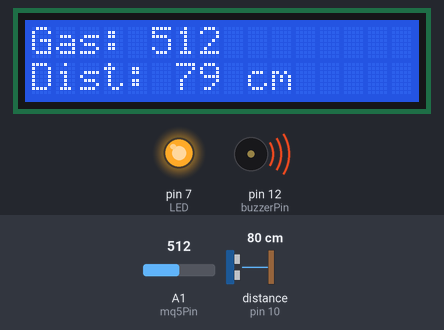
This sketch was run on a simulated Arduino Uno, built with avr-gcc and run on an emulated ATmega328P. Shown: 16×2 character LCD, output pins drawn as LEDs (lit = HIGH), buzzer (waves = sounding). Wiring (inferred from the names in the program): ultrasonic range finder: trigger pin 9; echo pin 10. The test bench sets the inputs (shaded band); at power-on: A1 (mq5Pin) = 512, distance to the obstacle (sensor on pin 10) 80 cm. The echo pulse lasts 58.3 µs per cm; pins used as bus, display or sensor lines are not drawn; what the sketch prints to the serial monitor is not drawn.

Above: at 1.2 s.
1.3 s: A1 (mq5Pin) set to 318
At 3.3 s:
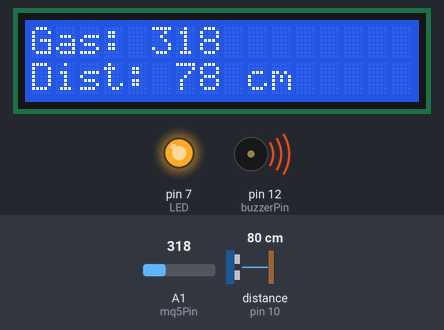
3.6 s: A1 (mq5Pin) set to 285
At 6.4 s:
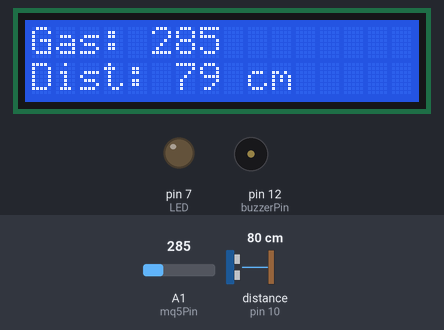
6.7 s: distance to the obstacle (sensor on pin 10) set to 2 cm
At 9.1 s:
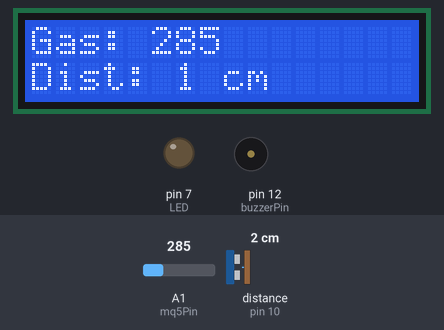
9.8 s: distance to the obstacle (sensor on pin 10) set to 4 cm
At 11.1 s:
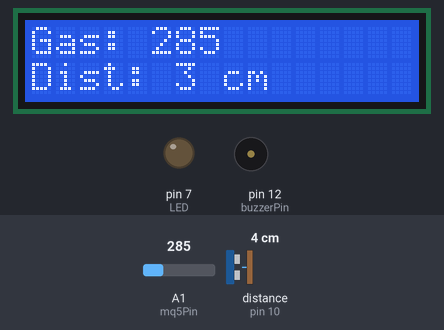
11.8 s: distance to the obstacle (sensor on pin 10) set to 9 cm
At 13.1 s:
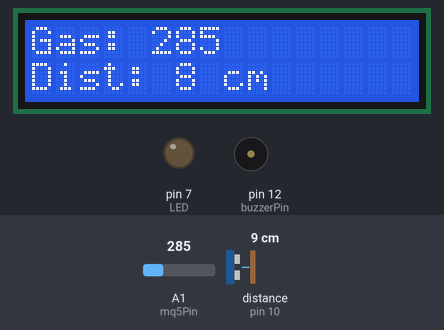
13.8 s: A1 (mq5Pin) set to 306
At 15.1 s:
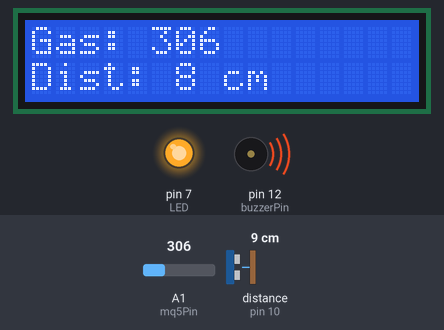
Timing chart, 0 to 16.8 s (numbered marks = the images above; inputs shaded):
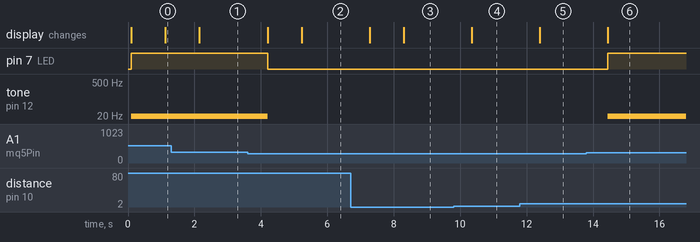

The sketch:

pendeteksi_gas.ino
```cpp
#include <Wire.h>
#include <LiquidCrystal_I2C.h>

// Inisialisasi LCD
LiquidCrystal_I2C lcd(0x27, 16, 2);

// Pin untuk sensor MQ-5
int valorsensorgas;
const int mq5Pin = A1;

// Pin untuk LED
int LED = 7;

// Pin untuk HC-SR04
const int trigPin = 9;
const int echoPin = 10;

// Pin untuk buzzer
int buzzerPin = 12;

// Batas bawah dan atas untuk deteksi gas
const int gasThresholdLow = 300;
const int gasThresholdHigh = 1000;

// Variabel untuk durasi dan jarak
long duration;
int distance;

void setup() {
  pinMode(LED, OUTPUT);
  pinMode(trigPin, OUTPUT);
  pinMode(echoPin, INPUT);
  pinMode(buzzerPin, OUTPUT);

  lcd.init(); // Inisialisasi LCD
  lcd.backlight(); // Mengaktifkan lampu latar LCD
  Serial.begin(9600);
}

void loop() {
  // Membaca nilai dari sensor gas
  valorsensorgas = analogRead(mq5Pin);

  // Mengirimkan pulse dari trigPin
  digitalWrite(trigPin, LOW);
  delayMicroseconds(2);
  digitalWrite(trigPin, HIGH);
  delayMicroseconds(10);
  digitalWrite(trigPin, LOW);

  // Membaca durasi waktu dari echoPin
  duration = pulseIn(echoPin, HIGH);

  // Menghitung jarak berdasarkan durasi
  distance = duration * 0.034 / 2;

  // Menampilkan nilai sensor gas dan jarak pada LCD
  lcd.clear();
  lcd.setCursor(0, 0);
  lcd.print("Gas: ");
  lcd.print(valorsensorgas);
  lcd.setCursor(0, 1);
  lcd.print("Dist: ");
  lcd.print(distance);
  lcd.print(" cm");

  // Menampilkan nilai sensor gas dan jarak pada Serial Monitor
  Serial.print("Gas: ");
  Serial.print(valorsensorgas);
  Serial.print(" | Distance: ");
  Serial.print(distance);
  Serial.println(" cm");

  // Mengecek apakah nilai sensor gas berada dalam rentang tertentu
  if (valorsensorgas >= gasThresholdLow && valorsensorgas <= gasThresholdHigh) {
    digitalWrite(LED, HIGH); // Nyalakan LED
    tone(buzzerPin, HIGH); // Menyalakan Buzzer
  } else {
    digitalWrite(LED, LOW); // Matikan LED
    noTone(buzzerPin); // Mematikan Buzzer
  }

  delay(1000); // Tunggu 1 detik sebelum loop berikutnya
}
```

Measured:
- the behaviour switches between 300 and 299 on A1 (mq5Pin) (found by bisection; images 1 and 2)
- after the input at 1.3 s, the display: changes after 0.85 s (image 1)
- after the input at 3.6 s, pin 7 (LED): HIGH → LOW after 0.60 s; tone on pin 12 (buzzerPin): 1 Hz → silent after 0.60 s; the display: first changes after 0.60 s (image 2 shows a later state)
- after the input at 6.7 s, the display: first changes after 0.58 s (image 3 shows a later state)
- after the input at 9.8 s, the display: changes after 0.55 s (image 4)
- after the input at 11.8 s, the display: changes after 0.60 s (image 5)
- after the input at 13.8 s, pin 7 (LED): LOW → HIGH after 0.64 s; tone on pin 12 (buzzerPin): silent → 1 Hz after 0.64 s; the display: changes after 0.64 s (image 6)
